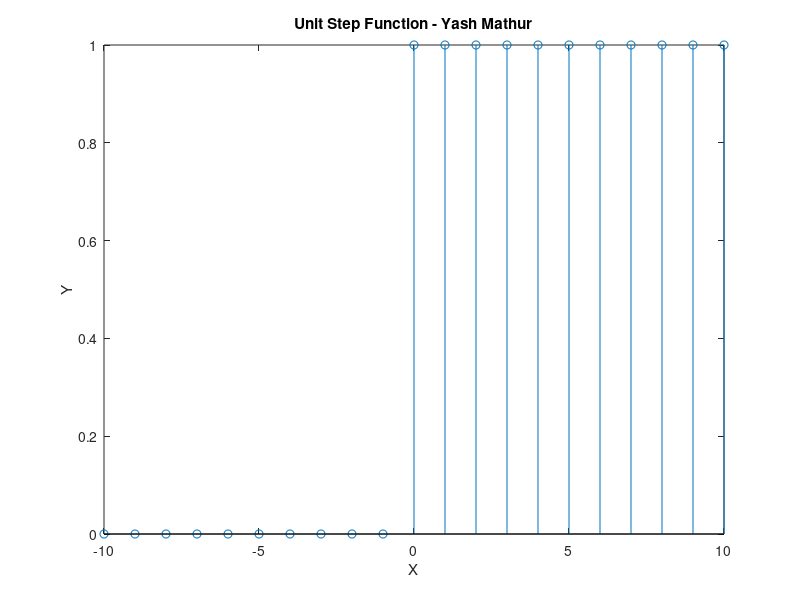

The MATLAB source for this figure:
x=[-10:10];
y=zeros(1,21);
x
y
n=length(x);
for i=1:n
    if(x(i)>=0)
        y(i)=1;
    else
        y(i)=0;
    end
end
stem(x,y)
xlabel('X');
ylabel('Y');
title('Unit Step Function - Yash Mathur');